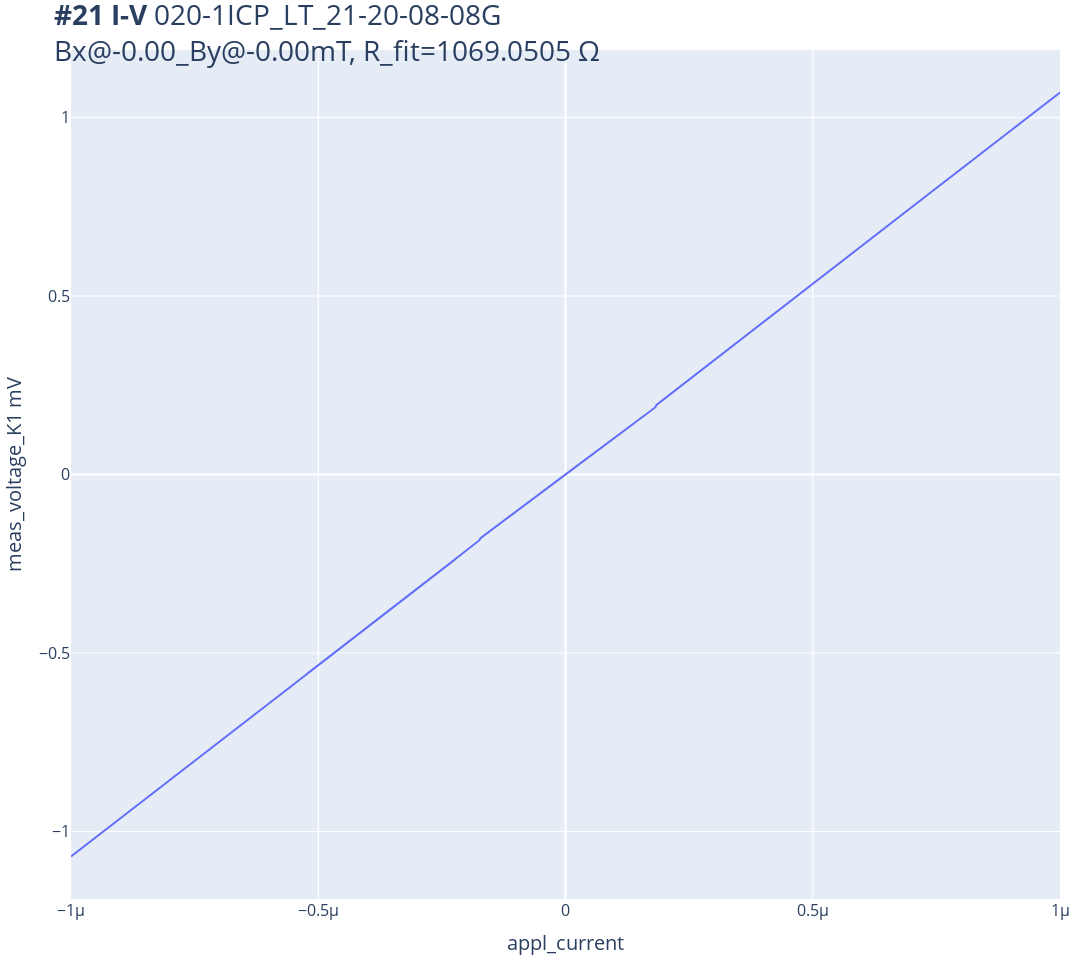
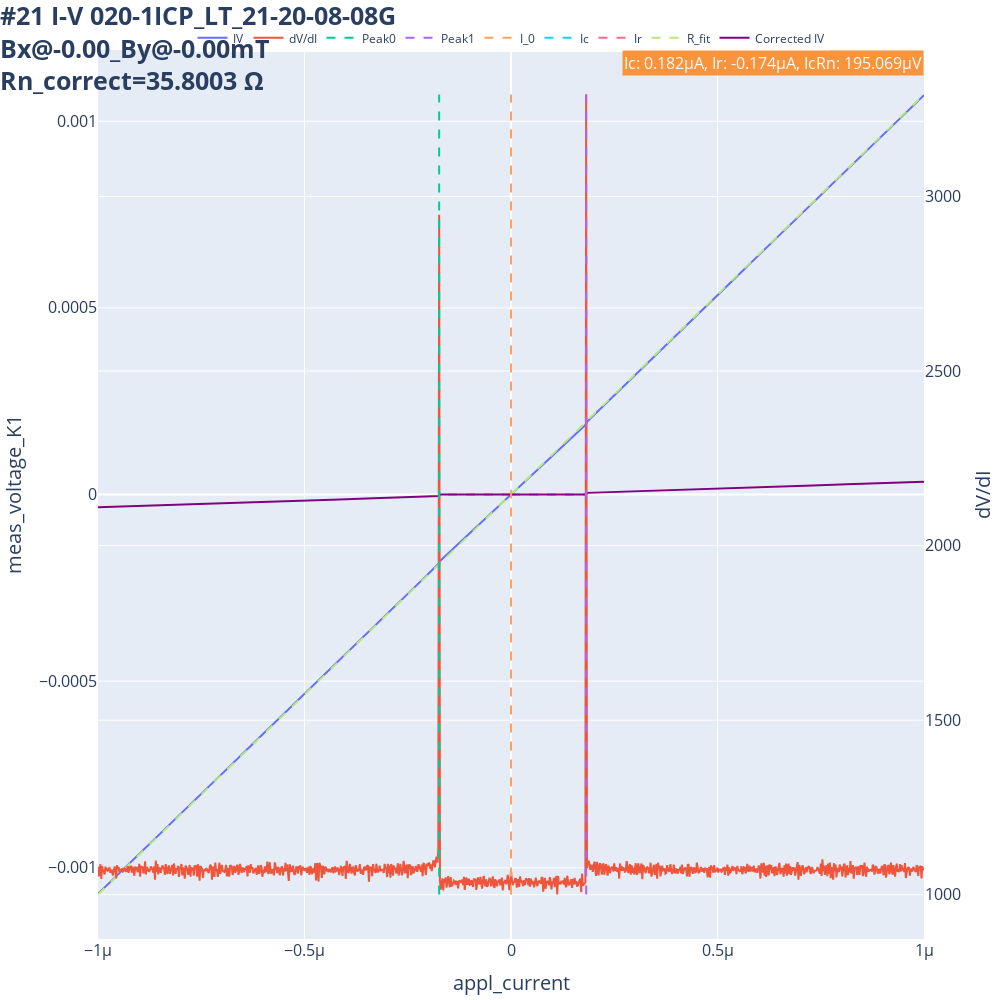

Notebook source saved alongside these figures, in order:
### Code cell
I_range=1e-6
K2440.output(1)
appl_current(-I_range) #Limit:1e-5 Amp(1MOhms risistor),1e-6 Amp(10MOhms risistor)
field_x = magnet_x.field()
field_y = magnet_y.field()

exp = qc.new_experiment('I-V', sample_name=f'020-1ICP_LT_21-20-08-08G<br>Bx@{field_x*1e3:.2f}_By@{field_y*1e3:.2f}mT')
dataid = do1d(appl_current, -I_range ,I_range, 1001, 0.05, meas_voltage_K1)
appl_current(0)
K2440.output(0)

plot_by_id(dataid)
# save_path = r"C:\Users\admin\SynologyDrive\00 Users\Albert\99_Samples\004_Shankar_MoTe2\020_tape2\020-1\ICP_LT\Plot\020-1ICP_LT_{}.png".format(dataid)  # Path to save the plot image
# autosave_plot_by_id(dataid, save_path)
# print(f"R = {get_R_from_IV(dataid)}")
# dataset = qc.load_by_id(dataid)
fig = IV(dataid)
# autosave_IV(fig, save_path = r"C:\Users\admin\SynologyDrive\00 Users\Albert\99_Samples\004_Shankar_MoTe2\020_tape2\020-1\ICP_LT\Plot\020-1ICP_LT_plotly_{}.png".format(dataid) )
plot_IV_and_dVdI2(dataid)

### Figure 1 — Plotly figure (JSON) as saved in the notebook; plotly's stock layout.template omitted (floating-point values rounded to 4 significant figures; data arrays with more than 128 entries replaced by an {"elided": "..."} marker saying what was removed)
{"data": [{"mode": "lines", "name": "Voltage vs. Current", "type": "scatter", "x": {"elided": "1001 float values"}, "y": {"elided": "1001 float values"}}], "layout": {"height": 960, "margin": {"b": 10, "l": 10, "r": 10, "t": 50}, "title": {"font": {"size": 28}, "text": "<b>#21 I-V</b> 020-1ICP_LT_21-20-08-08G<br>Bx@-0.00_By@-0.00mT, R_fit=1069.0505 Ω"}, "width": 1080, "xaxis": {"tickfont": {"size": 16}, "title": {"font": {"size": 20}, "text": "appl_current"}}, "yaxis": {"tickfont": {"size": 16}, "title": {"font": {"size": 20}, "text": "meas_voltage_K1 mV"}}}}

### Figure 2 — Plotly figure (JSON) as saved in the notebook; plotly's stock layout.template omitted (floating-point values rounded to 4 significant figures; data arrays with more than 128 entries replaced by an {"elided": "..."} marker saying what was removed)
{"data": [{"mode": "lines", "name": "IV", "type": "scatter", "x": {"elided": "1001 float values"}, "y": {"elided": "1001 float values"}}, {"mode": "lines", "name": "dV/dI", "type": "scatter", "x": {"elided": "1001 float values"}, "y": {"elided": "1001 float values"}, "yaxis": "y2"}, {"line": {"dash": "dash"}, "mode": "lines", "name": "Peak0", "type": "scatter", "x": [-1.74e-07, -1.74e-07], "y": [1001.0, 3292.0], "yaxis": "y2"}, {"line": {"dash": "dash"}, "mode": "lines", "name": "Peak1", "type": "scatter", "x": [1.82e-07, 1.82e-07], "y": [1001.0, 3292.0], "yaxis": "y2"}, {"line": {"dash": "dash"}, "mode": "lines", "name": "I_0", "type": "scatter", "x": [0, 0], "y": [1001.0, 3292.0], "yaxis": "y2"}, {"line": {"dash": "dash"}, "mode": "lines", "name": "Ic", "type": "scatter", "x": [0, 1.82e-07], "y": [0, 0]}, {"line": {"dash": "dash"}, "mode": "lines", "name": "Ir", "type": "scatter", "x": [0, -1.74e-07], "y": [0, 0]}, {"line": {"dash": "dash"}, "mode": "lines", "name": "R_fit", "type": "scatter", "x": [-1e-06, 1e-06], "y": [-0.001072, 0.001072]}, {"line": {"color": "purple", "width": 2}, "mode": "lines", "name": "Corrected IV", "type": "scatter", "x": {"elided": "1001 float values"}, "y": {"elided": "1001 float values"}}], "layout": {"annotations": [{"align": "right", "bgcolor": "#ff7f0e", "font": {"color": "#ffffff", "size": 16}, "opacity": 0.8, "showarrow": false, "text": "Ic: 0.182µA, Ir: -0.174µA, IcRn: 195.069µV", "x": 1, "xref": "paper", "y": 1, "yref": "paper"}], "height": 1000, "legend": {"orientation": "h", "x": 0.5, "xanchor": "center", "y": 1.03, "yanchor": "top"}, "margin": {"b": 10, "l": 10, "r": 10, "t": 50}, "title": {"font": {"size": 25}, "text": "<b>#21 I-V 020-1ICP_LT_21-20-08-08G<br>Bx@-0.00_By@-0.00mT<br>Rn_correct=35.8003 Ω", "x": 0}, "width": 1000, "xaxis": {"tickfont": {"size": 16}, "title": {"font": {"size": 20}, "text": "appl_current"}}, "yaxis": {"tickfont": {"size": 16}, "title": {"font": {"size": 20}, "text": "meas_voltage_K1"}}, "yaxis2": {"overlaying": "y", "side": "right", "tickfont": {"size": 16}, "title": {"font": {"size": 20}, "text": "dV/dI"}}}}
